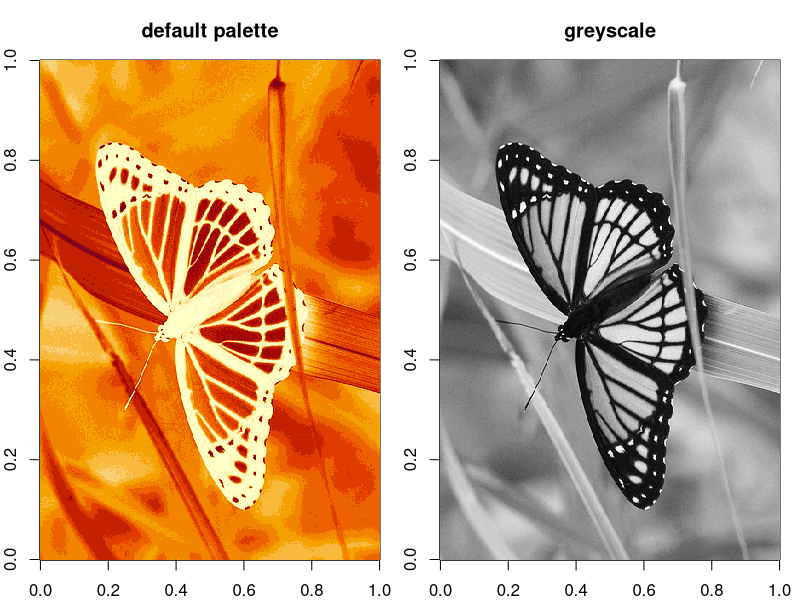
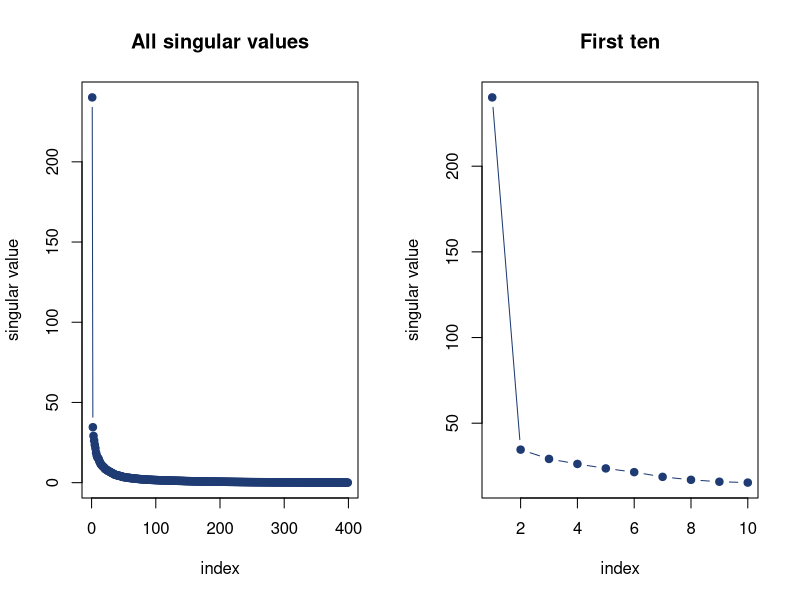
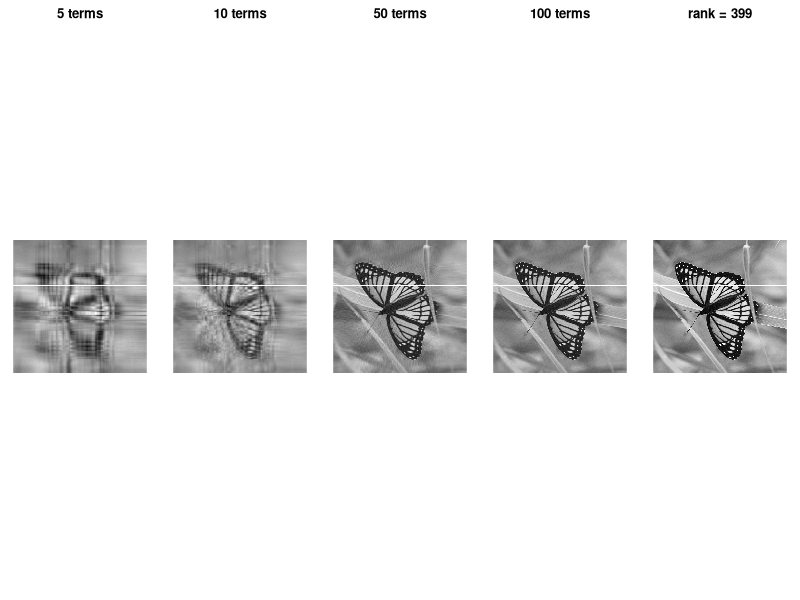

Recreate these plots in R, in order.
## ============================================================================
##  MS_LJMR :: 06_SVD.R — Singular Value Decomposition & low-rank approximation
##
##  Original authors: Laura Jiménez & Jorge Soberón
##                    (BIOL 943 Multivariate Methods, University of Kansas)
##  Revised for the MS_LJMR edition by: Luis J. Madrigal-Roca
##
##  Revised from 08_SingularValueDecomposition.R. Uses frozen limenitis image.
## ============================================================================

##  PLAIN CLASSROOM EDITION
##  Generated from R/06_SVD.R by scripts/make_class_src.py --
##  edit R/06_SVD.R and regenerate; changes made here will be overwritten.
## ============================================================================

# Working directory -- point this at the folder holding the data files
#   Limenitis_archippus.csv
setwd("YOUR/DIRECTORY")

## ============================================================================
##  1. AN IMAGE IS A MATRIX
## ============================================================================
##  Limenitis_archippus.csv is a headerless numeric grid: a greyscale photograph
##  of a viceroy butterfly wing, one intensity per pixel. Nothing about the SVD
##  cares that it is a picture -- but a picture makes the rank-k approximation
##  visible in a way a table of numbers never does.
G  <- as.matrix(read.csv("Limenitis_archippus.csv", header = FALSE))
nr <- nrow(G); nc <- ncol(G)
cat("Image matrix:", nr, "x", nc, " (", nr * nc, "cells )\n")
cat("intensity range:", round(range(G), 3), "\n")

op <- par(mfrow = c(1, 2), mar = c(2, 2, 3, 1))
image(G, main = "default palette")
image(G, col = gray(1:50 / 50), main = "greyscale")
par(op)

## ============================================================================
##  2. THE DECOMPOSITION
## ============================================================================
##      G = U D V'
##  where D is diagonal with the singular values, U is an orthonormal basis for
##  the columns and V an orthonormal basis for the rows.
s <- svd(G)
str(s)

## The number of non-zero singular values IS the rank of the matrix. qr() will
## tell you the rank independently, which is a useful cross-check.
rnk <- qr(G)$rank
cat("\nRank from qr():", rnk, "  non-negligible singular values:",
    sum(s$d > max(dim(G)) * .Machine$double.eps * max(s$d)), "\n")

d <- s$d[seq_len(min(nr, nc))]
u <- as.matrix(s$u)
v <- as.matrix(s$v)
options(digits = 3)
cat("first ten singular values:\n"); print(d[1:10])

## ---- scree: how fast do they decay? -----------------------------------------
op <- par(mfrow = c(1, 2))
plot(d, type = "b", pch = 19, col = "#1f3b73",
     xlab = "index", ylab = "singular value", main = "All singular values")
plot(d[1:10], type = "b", pch = 19, col = "#1f3b73",
     xlab = "index", ylab = "singular value", main = "First ten")
par(op)

cat("\nshare of squared 'energy' in the first k:\n")
cum <- cumsum(d^2) / sum(d^2)
print(round(cum[c(1, 5, 10, 50, 100)], 4))

## ============================================================================
##  3. REBUILDING THE MATRIX FROM ITS PARTS
## ============================================================================
##  G = sum over i of  d[i] * u[,i] %*% t(v[,i])
##  Each term is a full-size matrix of rank one -- an outer product of a column
##  pattern and a row pattern -- weighted by its singular value. Truncating the
##  sum after n terms gives the best rank-n approximation there is, in the
##  least-squares sense (Eckart & Young 1936).
compact <- function(u, d, v, n) {
  result <- matrix(0, nrow = nrow(u), ncol = nrow(v))
  for (i in seq_len(n))
    result <- result + d[i] * (u[, i] %*% t(v[, i]))   # outer product, weighted
  result
}

## the same thing without the loop, for comparison
compact_fast <- function(u, d, v, n)
  u[, 1:n, drop = FALSE] %*% diag(d[1:n], n, n) %*% t(v[, 1:n, drop = FALSE])

c5   <- compact(u, d, v, 5)
c10  <- compact(u, d, v, 10)
c50  <- compact(u, d, v, 50)
c100 <- compact(u, d, v, 100)
cat("\nloop and matrix forms agree:",
    isTRUE(all.equal(c10, compact_fast(u, d, v, 10))), "\n")

relerr <- function(A) norm(G - A, "F") / norm(G, "F")
cat("\nrelative error of the rank-k approximation:\n")
print(round(c(k5 = relerr(c5), k10 = relerr(c10),
              k50 = relerr(c50), k100 = relerr(c100)), 4))

# Wide figure: widen the Plot pane, or open a sized device first --
#   dev.new(width = 13, height = 3.4)
op <- par(mfrow = c(1, 5), mar = c(1, 1, 2, 1))
image(c5,   col = gray(1:50 / 50), asp = 1, axes = FALSE, main = "5 terms")
image(c10,  col = gray(1:50 / 50), asp = 1, axes = FALSE, main = "10 terms")
image(c50,  col = gray(1:50 / 50), asp = 1, axes = FALSE, main = "50 terms")
image(c100, col = gray(1:50 / 50), asp = 1, axes = FALSE, main = "100 terms")
image(G,    col = gray(1:50 / 50), asp = 1, axes = FALSE,
      main = paste("rank =", rnk))
par(op)

## ---- what did that buy? ------------------------------------------------------
##  A rank-k approximation stores k*(nr + nc + 1) numbers instead of nr*nc.
store <- function(k) k * (nr + nc + 1)
cat("\nnumbers stored, full vs rank-k:\n")
print(data.frame(k = c(5, 10, 50, 100),
                 stored = store(c(5, 10, 50, 100)),
                 full   = nr * nc,
                 ratio  = round(store(c(5, 10, 50, 100)) / (nr * nc), 3)))

cat("\n[06_SVD] every matrix is a weighted sum of rank-one outer products;",
    "keeping the largest few is the best low-rank approximation possible.\n")
